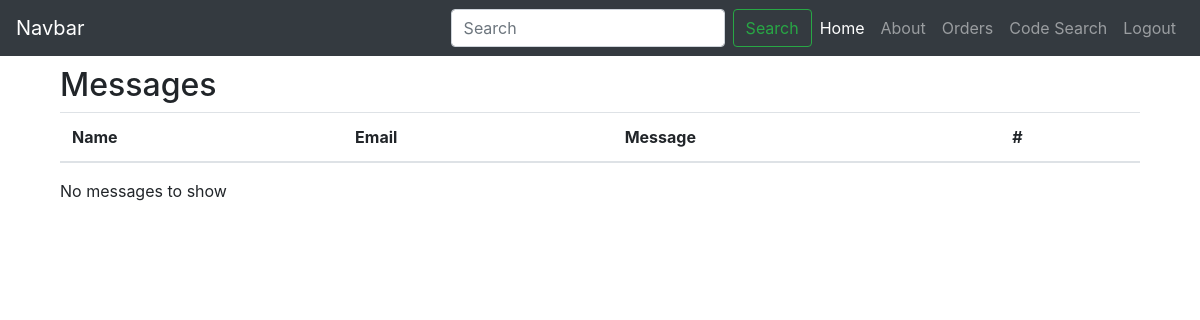
Page /messages (signed in) on the earlier database version.
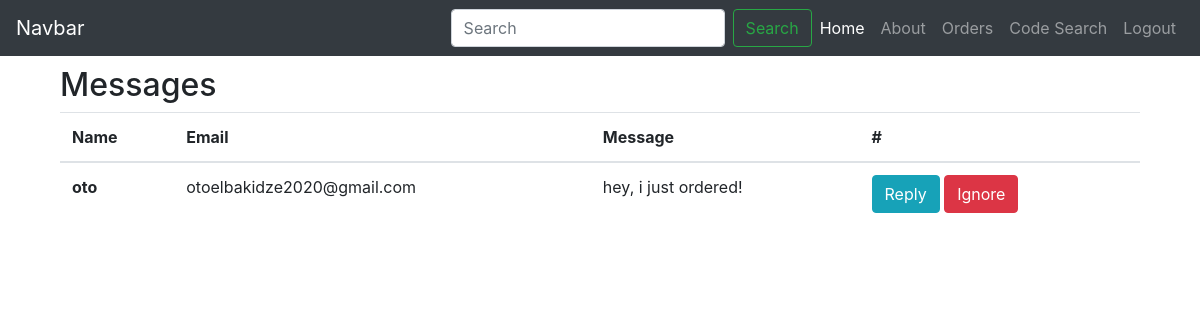
Same page on the later database version.
### tables this page shows
CREATE TABLE "messages" (
	"id"	INTEGER,
	"name"	TEXT NOT NULL,
	"email"	TEXT NOT NULL,
	"text"	TEXT NOT NULL,
	PRIMARY KEY("id" AUTOINCREMENT)
);

### app.py (the view)
@app.route("/messages")
def messages_page():
    if "admin" in session:
        no_message = False
        if len(get_messages()) == 0:
            no_message = True
        return render_template("messages.html", messages = get_messages(), no_message = no_message)

### main.py (called while the page is built)
def get_messages():
    sql = "select * from messages;"
    con = sqlite3.connect("date.db")
    cur = con.cursor()
    cur.execute(sql)
    messages = cur.fetchall()
    con.close()
    return messages

### templates/messages.html (shortened to what this page needs)
<!DOCTYPE html>
<html lang="en">
<head>
    <link rel="stylesheet" href="https://cdn.jsdelivr.net/npm/bootstrap@4.6.0/dist/css/bootstrap.min.css">
    <link rel="stylesheet" href="https://kit-pro.fontawesome.com/releases/v5.15.3/css/pro.min.css">
</head>
<body>
    <nav class="navbar navbar-expand-lg navbar-dark bg-dark">
        <a class="navbar-brand" href="#">Navbar</a>
        <div class="collapse navbar-collapse" id="navbarSupportedContent">
          <ul class="navbar-nav ml-auto">
            <form action="/searchadmin" method="get" class="form-inline my- my-lg-0">
              <input class="form-control mr-sm-2" type="search" placeholder="Search" aria-label="Search" name="search" required>
              <button class="btn btn-outline-success my-2 my-sm-0" type="submit">Search</button>
            </form>
            <li class="nav-item active">
              <a class="nav-link" href="/">Home</a>
            </li>
            <li class="nav-item">
              <a class="nav-link" href="/about">About</a>
            </li>
            <li class="nav-item">
              <a class="nav-link" href="/orders">Orders</a>
            </li>
            <li class="nav-item">
              <a class="nav-link" href="/codesearch">Code Search</a>
            </li>
            <li class="nav-item">
              <a class="nav-link" href="/logout">Logout</a>
            </li>
          </ul>
        </div>
      </nav>
    <div class="container">
        <div class="row">
          <div class="col-md-12">
            <div class="col-md-12">
                <h2>Messages</h2>
            </div>
            <div class="col-md-12">
                <table class="table">
                    <thead>
                      <tr>
                        <th scope="col">Name</th>
                        <th scope="col">Email</th>
                        <th scope="col">Message</th>
                        <th scope="col">#</th>
                      </tr>
                    </thead>
                    <tbody>
                      {% for i in messages: %}
                      <tr>
                        <th scope="row">{{i[1]}}</th>
                        <td>{{i[2]}}</td>
                        <td>{{i[3]}}</td>
                        <td><a href="/reply/{{i[0]}}"><button type="button" class="btn btn-info">Reply</button></a>
                          <a href="/messgae/delete/{{i[0]}}"><button type="button" class="btn btn-danger">Ignore</button></a></td>
                      </tr>
                      {% endfor %}
                    </tbody>
                  </table>
                  {% if no_message == True: %}
                    <p>No messages to show</p>
                  {% endif %}
            </div>
        </div>
    </div>
</body>
</html>

### templates/messages.html (style rules this page uses)
.container { padding-top: 10px; }

Differences in the rows shown:
added messages: name "oto", email "otoelbakidze2020@gmail.com", text "hey, i just ordered!"
Other differences:
text no longer shown: "No messages to show"
